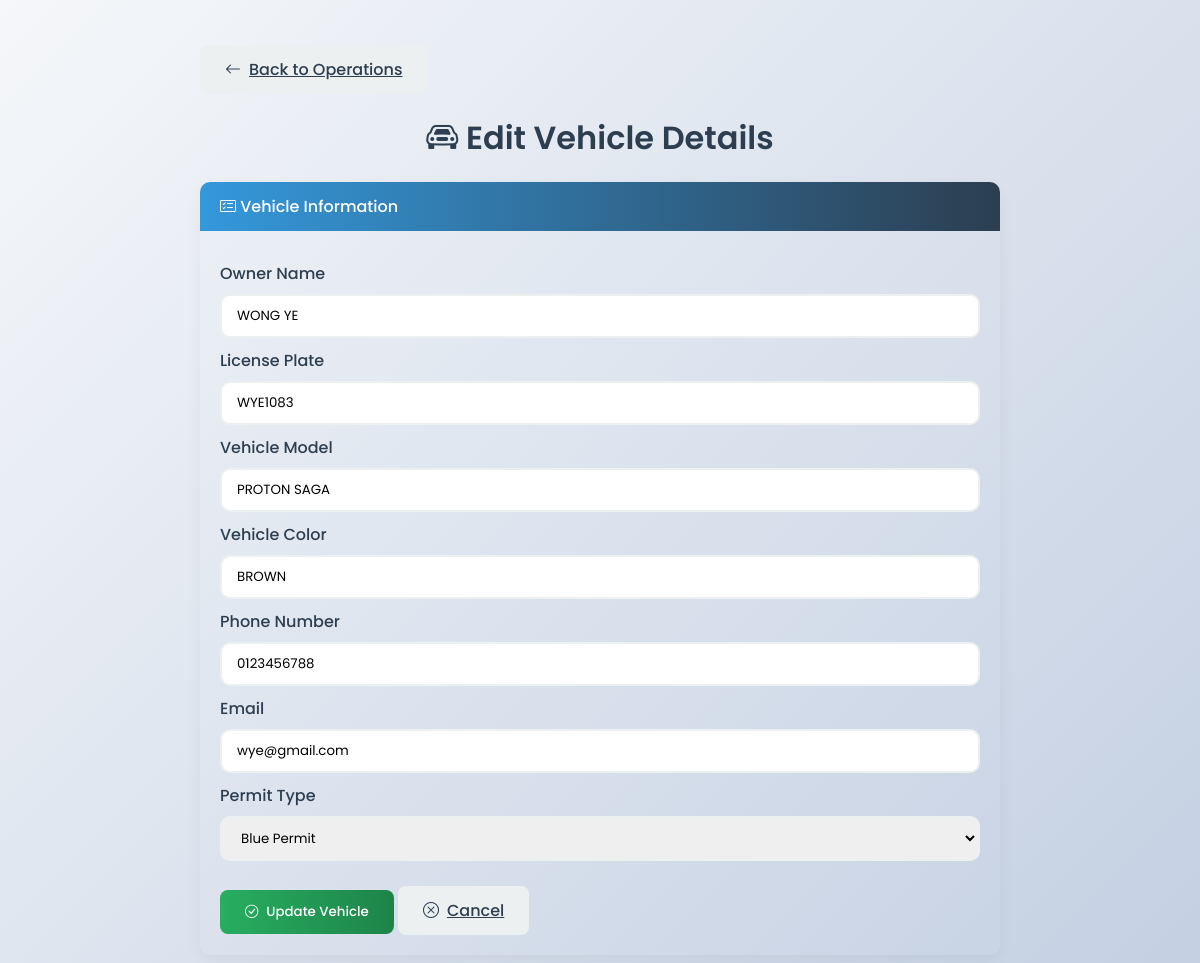
The page /website/edit_vehicle.php?id=1&active_tab=modifyVehicle (signed in) on the database its author committed.
### tables this page shows
CREATE TABLE `vehicle_registered_details` (
  `id` int(11) NOT NULL,
  `license_plate` varchar(20) NOT NULL,
  `owner_name` varchar(100) NOT NULL,
  `student_id` varchar(20) NOT NULL,
  `car_brand_model` varchar(100) NOT NULL,
  `car_colour` varchar(50) NOT NULL,
  `permit_type` varchar(50) NOT NULL,
  `phone_number` varchar(20) NOT NULL,
  `owner_email` varchar(100) NOT NULL
);

### website/edit_vehicle.php (the view, shortened to what this page needs)
<?php
$servername = "localhost";
$username = "root";
$password = "";
$dbname = "campus_security_system";
$conn = new mysqli($servername, $username, $password, $dbname);
if (isset($_GET['id']) && is_numeric($_GET['id'])) {
    $id = (int)$_GET['id'];
    $stmt = $conn->prepare("SELECT * FROM vehicle_registered_details WHERE id = ?");
    $stmt->bind_param("i", $id);
    $stmt->execute();
    $result = $stmt->get_result();
    $row = $result->fetch_assoc();
}
?>
<!DOCTYPE html>
<html lang="en">
<head>
    <link rel="stylesheet" href="https://cdn.jsdelivr.net/npm/bootstrap-icons@1.10.0/font/bootstrap-icons.css">
</head>
<body>
<div class="edit-container">
    <a href="operation.php" class="btn btn-secondary mb-4">
        <i class="bi bi-arrow-left"></i> Back to Operations
    </a>
    <h1 class="page-header">
        <i class="bi bi-car-front"></i> Edit Vehicle Details
    </h1>
    <div class="card">
        <div class="card-header">
            <i class="bi bi-card-checklist"></i> Vehicle Information
        </div>
        <div class="card-body">
            <form method="POST" id="editForm">
                <div class="row">
                    <div class="col-md-6 mb-4">
                        <label class="form-label">Owner Name</label>
                        <input type="text" name="owner_name" class="form-control"
                               value="<?= htmlspecialchars($row['owner_name']) ?>"
                               required pattern="[A-Za-z\s]+"
                               title="Only letters and spaces are allowed">
                    </div>
                    <div class="col-md-6 mb-4">
                        <label class="form-label">License Plate</label>
                        <input type="text" name="vehicle_number" class="form-control"
                               value="<?= htmlspecialchars($row['license_plate']) ?>" required>
                    </div>
                </div>
                <div class="row">
                    <div class="col-md-6 mb-4">
                        <label class="form-label">Vehicle Model</label>
                        <input type="text" name="vehicle_type" class="form-control"
                               value="<?= htmlspecialchars($row['car_brand_model']) ?>" required>
                    </div>
                    <div class="col-md-6 mb-4">
                        <label class="form-label">Vehicle Color</label>
                        <input type="text" name="vehicle_colour" class="form-control"
                               value="<?= htmlspecialchars($row['car_colour']) ?>"
                               required pattern="[A-Za-z\s]+"
                               title="Only letters and spaces are allowed">
                    </div>
                </div>
                <div class="row">
                    <div class="col-md-6 mb-4">
                        <label class="form-label">Phone Number</label>
                        <input type="tel" name="phone_number" class="form-control"
                               value="<?= htmlspecialchars($row['phone_number']) ?>"
                               required pattern="[0-9]+"
                               title="Only numbers are allowed">
                    </div>
                    <div class="col-md-6 mb-4">
                        <label class="form-label">Email</label>
                        <input type="email" name="email" class="form-control"
                               value="<?= htmlspecialchars($row['owner_email']) ?>" required>
                    </div>
                </div>
                <div class="mb-4">
                    <label class="form-label">Permit Type</label>
                    <select name="permit_type" class="form-select" required>
                        <?php
                        $permit_options = ["White Permit", "Red Permit", "Yellow Permit", "Temporary Parking Pass", "Blue Permit"];
                        foreach ($permit_options as $permit_name) {
                            $selected = ($permit_name === $row['permit_type']) ? 'selected' : '';
                            echo "<option value='$permit_name' $selected>$permit_name</option>";
                        }
                        ?>
                    </select>
                </div>
                <div class="d-flex gap-3">
                    <button type="submit" class="btn btn-success">
                        <i class="bi bi-check-circle"></i> Update Vehicle
                    </button>
                    <a href="operation.php" class="btn btn-secondary">
                        <i class="bi bi-x-circle"></i> Cancel
                    </a>
                </div>
            </form>
        </div>
    </div>
</div>
</body>
</html>

### website/edit_vehicle.php (style rules this page uses)
:root { --primary-color: #2c3e50; --secondary-color: #3498db; --accent-color: #e74c3c; --light-color: #ecf0f1; --dark-color: #2c3e50; --success-color: #27ae60; --error-color: #e74c3c; }
* { margin: 0; padding: 0; box-sizing: border-box; font-family: 'Poppins', sans-serif; }
body { background: linear-gradient(135deg, #f5f7fa 0%, #c3cfe2 100%); min-height: 100vh; padding: 20px; }
.edit-container { max-width: 800px; margin: 0 auto; }
.page-header { color: var(--primary-color); font-weight: 600; margin: 20px 0; text-align: center; }
.card { border: none; border-radius: 10px; box-shadow: 0 5px 15px rgba(0,0,0,0.05); margin-bottom: 25px; }
.card-body { padding: 20px 20px; }
.card-header { background: linear-gradient(90deg, var(--secondary-color), var(--primary-color)); color: white; font-weight: 500; border-radius: 10px 10px 0 0 !important; padding: 12px 20px; }
.form-label { font-weight: 500; color: var(--primary-color); margin-bottom: 8px; margin-top: 10px; display: block; }
.form-control, .form-select { border: 2px solid var(--light-color); padding: 10px 15px; border-radius: 10px; transition: all 0.3s ease; width: 100%; box-sizing: border-box; }
.btn { padding: 12px 25px; border: none; border-radius: 8px; font-weight: 500; cursor: pointer; transition: all 0.3s ease; display: inline-flex; align-items: center; justify-content: center; gap: 8px; margin-top: 25px; }
.btn-success { background: linear-gradient(90deg, var(--success-color), #1e8449); color: white; }
.btn-secondary { background: var(--light-color); color: var(--primary-color); }

### rows shown on the page
vehicle_registered_details: owner_name "WONG YE", vehicle_number "WYE1083", vehicle_type "PROTON SAGA", vehicle_colour "BROWN", phone_number "0123456788", email "wye@gmail.com"

### other values the page prints
form field permit_type "Blue Permit"
